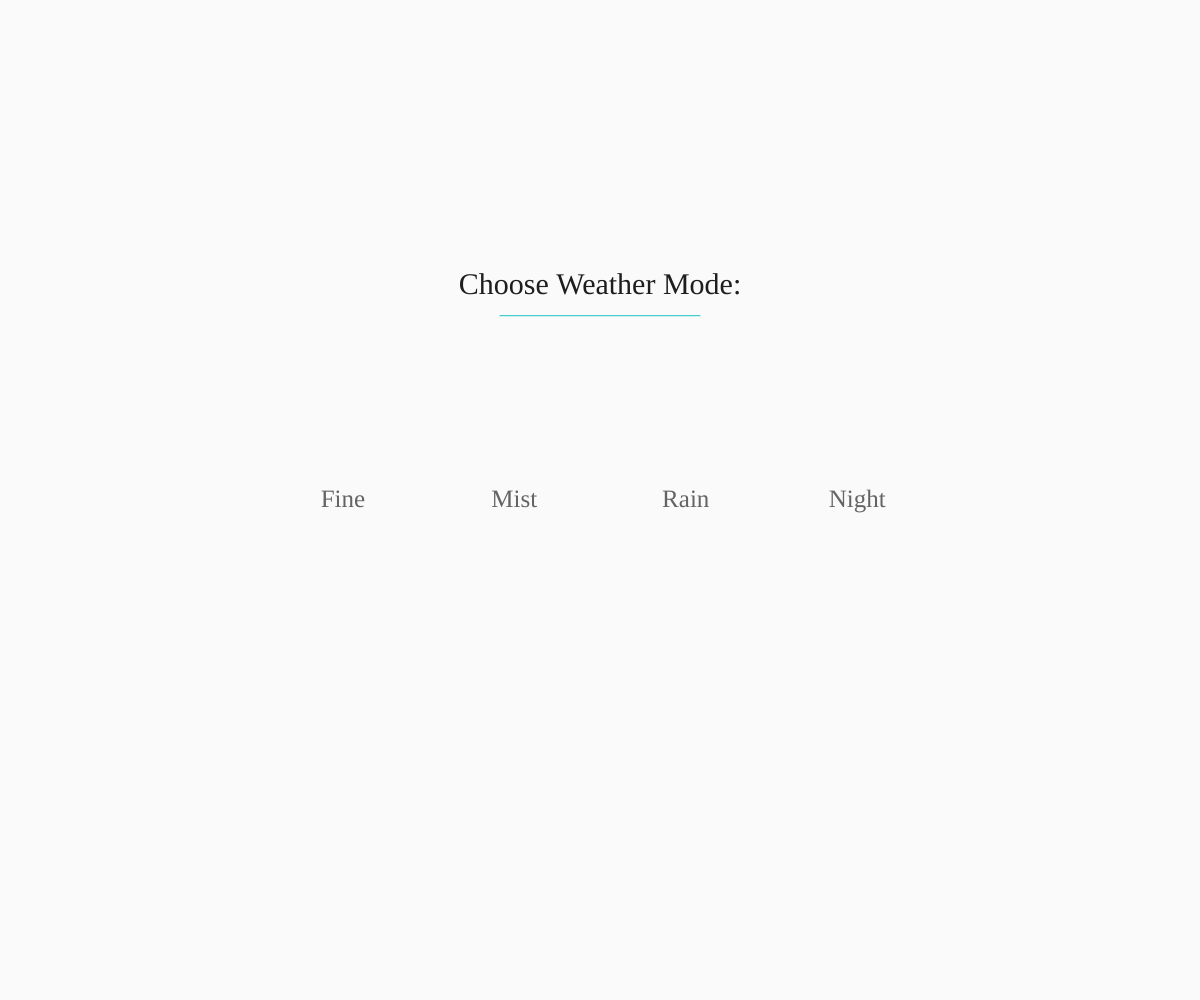
Frame 1 (no input)
Frame 60 (no input): identical to frame 1, image omitted
Frame 120 (the mouse pressed at the canvas centre since frame 60): identical to frame 1, image omitted

The p5.js sketch that drew this single still picture (run headless with seeded random() and noise() and a simulated clock; from frame 60 on, the mouse is pressed at the canvas centre):

// p5.js sketch
// ── sketch.js

let terrain;
let tiles;
let w;
let h;
let nx;
let ny;

let zoom;
let maxAlt;

let camN;
let view;
let views;
let cameras;

let birdsEye;

let land;
let landPoint;

let weather;
let weatherPicker;
let weatherHover;

function setup() {
	textAlign(CENTER,CENTER);
	textFont('Futura');
  W = window.innerWidth;
  H = window.innerHeight;
  canvas = createCanvas(W, H);
  
  weatherPicker = true;
  weatherHover = false;
  
  w = 10;
  h = w*sqrt(3)/2;
  
  nx = ceil(W/w);
  ny = ceil(H/h);

  zoom = random(0.0030,0.0090);// 0.006;
  maxAlt = 300*0.0060/zoom;
  
  
  
  camN = 0;
  views = ['BirdsEye','Cameras'];
  view = 0;
  
  
  terrain = buildTerrain();
 
//   print(terrain);
  tiles = buildTiles();
  
  createGraphicBirdsEye();
	sceneToDraw();
	cursorTarget();
}

function magnitude(v){
	return sqrt(v.x*v.x + v.y*v.y + v.z*v.z);
}

function unit(v){
	let m = magnitude(v);
	return {x:v.x/m, y:v.y/m, z: v.z/m};
}

function defineCameras(){
	
	// In my demo example, we never move to the right.
	// Therefore we can let right from cameras point of view (cameras[i].r) to remain {1,0,0}
	// So we can then simply cross product r and D to find up from cameras' POV. (see below)
	
	cameras = [
	  	{
		  P: {x:land.x,y:land.y-9*H/10,z:land.alt+600},
		  D: unit({x:0, y:1, z:-3}),
		  S: 800,
		  r: {x:1, y:0, z:0},
		  u: {x:0, y:0 , z:0},
		  imgPOV: createGraphics(W,H)
		},
		{
		  P: {x:land.x,y:land.y-5.5*H/10,z:land.alt+550},
		  D: unit({x:0, y:1, z:-7}),
		  S: 800,
		  r: {x:1, y:0, z:0},
		  u: {x:0, y:0 , z:0},
		  imgPOV: createGraphics(W,H)
		},
		{
		  P: {x:land.x,y:land.y-3.5*H/10,z:land.alt+420},
		  D: unit({x:0, y:1, z:-10}),
		  S: 800,
		  r: {x:1, y:0, z:0},
		  u: {x:0, y:0 , z:0},
		  imgPOV: createGraphics(W,H)
		},
		{
		  P: {x:land.x,y:land.y-2*H/10,z:land.alt+280},
		  D: unit({x:0, y:1, z:-23}),
		  S: 800,
		  r: {x:1, y:0, z:0},
		  u: {x:0, y:0 , z:0},
		  imgPOV: createGraphics(W,H)
		},
		{
		  P: {x:land.x,y:land.y-2.5*H/20,z:land.alt+190},
		  D: unit({x:0, y:1, z:-30}),
		  S: 800,
		  r: {x:1, y:0, z:0},
		  u: {x:0, y:0 , z:0},
		  imgPOV: createGraphics(W,H)
		},
		{
		  P: {x:W/2,y:0,z:maxAlt},
		  D: unit({x:0, y:1, z:-1}),
		  S: 800,
		  r: {x:1, y:0, z:0},
		  u: {x:0, y:0 , z:0},
		  imgPOV: createGraphics(W,H)
		}
	];
	for (var i=0; i<cameras.length; i+=1){
		cameras[i].u = crossProduct3(cameras[i].D,cameras[i].r);
	}
	
	calcTileColourGradient();//createGraphicsCamerasPOV
	buildTerrainCamerasView();
	for (var i=0; i<cameras.length; i+=1){
		createGraphicsCamerasPOV(i);
	}
	
	landPoint = [];
	for (var cn=0; cn<cameras.length; cn+=1){
		landPoint.push(map3To2(cameras[cn],{x:land.x,y:land.y,z:land.alt}));	
	}
}

function defineTileColours(A){
	let randomness = random(-4,4);
	if (A < 0.35*maxAlt){
		return [color(134+randomness, 201+randomness, 227+randomness),0.34*maxAlt]; // Water
	} else if (A < 0.37*maxAlt){
		return [color(237+randomness, 223+randomness, 133+randomness),0.36*maxAlt]; // Sand
	} else if (A < 0.40*maxAlt){
		return [color(123+randomness, 204+randomness, 120+randomness),false]; // Light Grass
	} else if (A < 0.50*maxAlt){
// 		if (random(0,1)>0.005){
			return [color(115+randomness, 194+randomness, 112+randomness),false]; // Grass
/*
		} else {
			return [color(150+randomness, 145+randomness, 137+randomness),false]; // Stone
		}
*/
	} else if (A < 0.56*maxAlt){
		return [color(115+randomness, 179+randomness, 112+randomness),false]; // Medium Grass
	} else if (A < 0.60*maxAlt){
		return [color(101+randomness, 150+randomness, 99+randomness),false]; // Dark Grass
	} else if (A < 0.63*maxAlt){
		return [color(128+randomness, 120+randomness, 91+randomness),false]; // Soil
	} else if (A < 0.68*maxAlt){
		return [color(94+randomness, 92+randomness, 82+randomness),false]; // Mud
	} else if (A < 0.70*maxAlt){
		return [color(88+randomness, 82+randomness, 94+randomness),false]; // Heather
	} else if (A < 0.72*maxAlt){
		return [color(74+randomness, 77+randomness, 74+randomness),false]; // Rock
	} else if (A < 0.75*maxAlt){
		return [color(168+randomness, 178+randomness, 181+randomness),false]; // Glacier
	} else {
		return [color(213+randomness, 226+randomness, 232+randomness),false]; // Snow
	}
}

function createGraphicBirdsEye(){
	birdsEye = createGraphics(W,H);
	for (var i=0; i<tiles.length; i+=1){
		tiles[i].drawBirdsEye();
	}
}

class Tile {
	constructor(P1,P2,P3,edge){
		this.ps = [P1,P2,P3];
		this.edge = edge;
		
		this.avgY = (P1.y + P2.y + P3.y)/3;
		this.avgAlt = (P1.alt + P2.alt + P3.alt)/3;
		let tileColOutput = defineTileColours(this.avgAlt);
		if (tileColOutput[1]){
			for (var count=0; count<3; count+=1){
				this.ps[count].alt = tileColOutput[1]+random(-0.01,0.01)*maxAlt;
				terrain[this.ps[count].id.y][this.ps[count].id.x].alt = this.ps[count].alt;
			}	
		}
		this.maxAltDiff = max([abs(this.ps[0].alt-this.ps[1].alt),abs(this.ps[0].alt-this.ps[2].alt),abs(this.ps[1].alt-this.ps[2].alt)]);
		if (this.avgAlt>0.60*maxAlt && this.maxAltDiff>0.05*maxAlt){
// 			this.col = lerpColor(tileColOutput[0],color(77, 75, 71),random(0.4,0.8));
			this.col = lerpColor(tileColOutput[0],color(105, 104, 100),random(0.4,0.8));
// 			this.col = lerpColor(tileColOutput[0],color(255, 170, 0),random(0.4,0.8));
		} else {
			this.col = tileColOutput[0];
		}
		this.colGradient = [];// lerpColor(this.col,color(199, 235, 237),0.3*this.ps[0].y/H);
	}
	
	drawBirdsEye(){
		birdsEye.fill(this.col);
		birdsEye.strokeWeight(1);
		birdsEye.stroke(this.col);
		birdsEye.triangle(this.ps[0].x,H-this.ps[0].y,this.ps[1].x,H-this.ps[1].y,this.ps[2].x,H-this.ps[2].y);
	}
	
	drawCameras(cn){
		cameras[cn].imgPOV.fill(this.colGradient[cn]);
		cameras[cn].imgPOV.strokeWeight(1);
// 		stroke(100,100,100,10);
		cameras[cn].imgPOV.stroke(this.colGradient[cn]);
		cameras[cn].imgPOV.triangle(this.ps[0].Cs[cn].x+W/2,this.ps[0].Cs[cn].y+H,this.ps[1].Cs[cn].x+W/2,this.ps[1].Cs[cn].y+H,this.ps[2].Cs[cn].x+W/2,this.ps[2].Cs[cn].y+H);
	}
	
	drawCamerasEdgeTiles(cn){
		if (this.edge.length){
			cameras[cn].imgPOV.line(this.ps[this.edge[0]].Cs[cn].x+W/2,this.ps[this.edge[0]].Cs[cn].y+H,this.ps[this.edge[1]].Cs[cn].x+W/2,this.ps[this.edge[1]].Cs[cn].y+H);
		}
	}
}

function buildTerrain(){
	let t = [];
	let X;
	let Y;
	let Alt;
	for (var i=0; i<ny; i+=1){
		t.push([]);
		for (var j=0; j<nx - i%2; j+=1){
			X = w*(j + (i%2)/2);
			Y = h*i;
			Alt = maxAlt*noise(X*zoom,Y*zoom);
			t[i].push({id:{y:i, x:j}, x:X, y:Y, alt:Alt, Cs:[]});
		}
	}
	return t;
}

function buildTerrainCamerasView(){
	for (var i=0; i<terrain.length; i+=1){
		for (var j=0; j<terrain[i].length; j+=1){
			terrain[i][j].Cs = [];
			for (var cn=0; cn<cameras.length; cn+=1){
// 				print({x:terrain[i][j].x,y:terrain[i][j].y,z:terrain[i][j].alt})
				terrain[i][j].Cs.push(map3To2(cameras[cn],{x:terrain[i][j].x,y:terrain[i][j].y,z:terrain[i][j].alt}));
			}
		}
	}
}

function buildTiles(){
	let t = [];
	let es;
	for (var i=0; i<ny-1; i+=1){
		for (var j=0; j<nx-1; j+=1){
			if (i==0 /* || (i==ny-2 && (ny-1)%2) */){
				es = [0,1];	
			}/*
			else if (i==ny-2 && (ny-2)%2) {
				es = [1,2];
			} 
			*/else {
				es = [];
			}
			if (!(i%2)){
				t.push(new Tile(terrain[i][j],terrain[i][j+1],terrain[i+1][j],es));
				if (terrain[i+1][j+1]){
					t.push(new Tile(terrain[i+1][j],terrain[i][j+1],terrain[i+1][j+1],[]));
				}
			} else {
				t.push(new Tile(terrain[i][j],terrain[i+1][j],terrain[i+1][j+1],es));
				if (terrain[i][j+1]){
					t.push(new Tile(terrain[i][j],terrain[i+1][j+1],terrain[i][j+1],[]));
				}
			}
		}
	}
	return t;
}

function drawTerrain(){
	strokeWeight(5);
	stroke(0);
	for (var i=0; i<terrain.length; i+=1){
		for (var j=0; j<terrain[i].length; j+=1){
			point(terrain[i][j].x,terrain[i][j].y);
		}
	}
}

function drawTilesBirdsEye(){
	image(birdsEye,0,0);
}
function drawCamerasPOV(){
	image(cameras[camN].imgPOV,-W/2,-H);
}

function createGraphicsCamerasPOV(cn){
	for (var i=tiles.length-1; i>0; i-=1){
		tiles[i].drawCameras(cn);
	}
	cameras[cn].imgPOV.stroke(91, 122, 81);
	cameras[cn].imgPOV.strokeWeight(2);
	for (var i=tiles.length-1; i>0; i-=1){
		tiles[i].drawCamerasEdgeTiles(cn);
	}
}

function calcTileColourGradient(){
	for (var i=tiles.length-1; i>0; i-=1){
		tiles[i].colGradient = [];
		for (var cn=0; cn<cameras.length; cn+=1){//101, 142, 148
			if (weather==='mist'){
				tiles[i].colGradient.push(lerpColor(tiles[i].col,color(199, 235, 237),1.3*atan((tiles[i].avgY-cameras[cn].P.y)/400)*2/PI));
			} else if (weather==='night'){
				tiles[i].colGradient.push(lerpColor(tiles[i].col,color(57, 67, 74),1.0*atan((tiles[i].avgY-cameras[cn].P.y)/400)*2/PI));
			} else if (weather==='fine'){
				tiles[i].colGradient.push(lerpColor(tiles[i].col,color(149, 204, 230),0.5*atan((tiles[i].avgY-cameras[cn].P.y)/2000)*2/PI));
			} else if (weather==='rain'){
				tiles[i].colGradient.push(lerpColor(tiles[i].col,color(101, 142, 148),1.5*atan((tiles[i].avgY-cameras[cn].P.y)/600)*2/PI));
			}
		}
	}
}

function drawBirdsEyeMap(){
	push();
	background(240);
	drawTilesBirdsEye();
	pop();
}

function drawCamerasMap(cn){
	if (weather==='mist'){
		background(199, 235, 237);
	} else if (weather==='night'){
		background(57, 67, 74);
		for (var i=0; i<600; i+=1){
			let D = random(0,1);
			strokeWeight(3*D*D+1);
			stroke(255-20*D, 255-20*D, 242-20*D,200-D*50);
			point(random(0,W),random(0,H));
		}
	} else if (weather==='fine'){
		background(149, 204, 230);
	} else if (weather==='rain'){
		background(101, 142, 148);
	}
	
	push();
	translate(W/2,H);
	drawCamerasPOV(cn);
	strokeWeight(3000/(land.y-cameras[cn].P.y));
	stroke(0,0,0,200);
	point(landPoint[cn].x,landPoint[cn].y);
// 	point(0,-H/2);
	if (weather==='rain'){
		print('yea')
		for (var i=0; i<600; i+=1){
			let D = random(0,1);
			let X = random(-W/2,W/2);
			let Y = random(-H,0);
			strokeWeight(3*D*D+1);
			stroke(88-20*D, 114-20*D, 117-20*D,200-D*150);
			line(X,Y,X+random(-2,7),Y+random(20,60));
		}
	}
	pop();
}

function cursorTarget(){
	noFill();
	strokeWeight(4);
	stroke(255);
	ellipse(mouseX,mouseY,40,40);
	line(mouseX-25,mouseY,mouseX-10,mouseY);
	line(mouseX+25,mouseY,mouseX+10,mouseY);
	line(mouseX,mouseY-25,mouseX,mouseY-10);
	line(mouseX,mouseY+25,mouseX,mouseY+10);
	strokeWeight(6);
	point(mouseX,mouseY);
	stroke(0);
	strokeWeight(2);
	ellipse(mouseX,mouseY,40,40);
	line(mouseX-25,mouseY,mouseX-10,mouseY);
	line(mouseX+25,mouseY,mouseX+10,mouseY);
	line(mouseX,mouseY-25,mouseX,mouseY-10);
	line(mouseX,mouseY+25,mouseX,mouseY+10);
	strokeWeight(4);
	point(mouseX,mouseY);
/*
	
	strokeWeight(8);
	stroke(0);
	point(mouseX,mouseY+2.5*H/10);
	point(mouseX,mouseY+2*H/10);
	point(mouseX,mouseY+3.5*H/10);
	point(mouseX,mouseY+5*H/10);
	point(mouseX,mouseY+7*H/10);
	
	strokeWeight(4);
	stroke(255);
	point(mouseX,mouseY+2.5*H/10);
	point(mouseX,mouseY+2*H/10);
	point(mouseX,mouseY+3.5*H/10);
	point(mouseX,mouseY+5*H/10);
	point(mouseX,mouseY+7*H/10);
*/
}

function draw(){
	if (weatherPicker){
		background(250);
		textSize(30);
		fill(30);
		noStroke();
		text('Choose Weather Mode:',W/2,2*H/7);
		fill(100);
		textSize(25);
		text('Fine',2*W/7,1*H/2);
		text('Mist',3*W/7,1*H/2);
		text('Rain',4*W/7,1*H/2);
		text('Night',5*W/7,1*H/2);
		stroke(23, 194, 194);
		strokeWeight(1);
		line(W/2-100,2*H/7+30,W/2+100,2*H/7+30);
		cursor('pointer');
		if (mouseX>2*W/7-30&&mouseX<2*W/7+30&&mouseY>H/2-20&&mouseY<H/2+20){
			weatherHover='fine';
			line(2*W/7-30,H/2+20,2*W/7+30,H/2+20);
		} else if (mouseX>3*W/7-30&&mouseX<3*W/7+30&&mouseY>H/2-20&&mouseY<H/2+20){
			weatherHover='mist';
			line(3*W/7-30,H/2+20,3*W/7+30,H/2+20);
		} else if (mouseX>4*W/7-30&&mouseX<4*W/7+30&&mouseY>H/2-20&&mouseY<H/2+20){
			weatherHover='rain';
			line(4*W/7-30,H/2+20,4*W/7+30,H/2+20);
		} else if (mouseX>5*W/7-30&&mouseX<5*W/7+30&&mouseY>H/2-20&&mouseY<H/2+20){
			weatherHover='night';
			line(5*W/7-30,H/2+20,5*W/7+30,H/2+20);
		} else {
			cursor('default');
			weatherHover = false;
		}
	} else {
		cursor('pointer');
		if (views[view]==='BirdsEye'){
			cursor('none');
			drawBirdsEyeMap();
			cursorTarget();
	  	}
	}
	if (mouseIsPressed&&!view&&!weatherPicker){
		background(30);
		textSize(25);
		fill(200);
		noStroke();
		text('Please Wait\n\nLoading...',W/2,H/2);
	}
}

function sceneToDraw(){
	if (views[view]==='BirdsEye'){
		drawBirdsEyeMap();
  	} else if (views[view]==='Cameras') {
  		drawCamerasMap(camN);
  	}
}

function mouseClicked(){
	if (weatherPicker){
		if (weatherHover){
			weatherPicker = false;
			weather = weatherHover;
		}
	} else {
// 		background(255);
		if (!view){
			
			land = {x:mouseX,y:H-mouseY,alt:terrain[floor((H-mouseY)/h)][floor(mouseX/w)].alt};
			defineCameras();
			view += 1;
			view = view%2;
			
		} else {
			camN += 1;
			if (camN == cameras.length){
				view = 0;
				camN = 0;
			}
		}
		sceneToDraw();
	}
}


window.onresize = function() {
  resizeCanvas(windowWidth, windowHeight);
  W = windowWidth;
  H = windowHeight
};


// ── linear_algebra.js

//  This function maps a 3D vector onto a 2D plane (ie: your screen)
function map3To2(C,V){
    var scalars = matrixVectorProduct(invMatrix(new Matrix3(V.x-C.P.x,-C.r.x,-C.u.x,V.y-C.P.y,-C.r.y,-C.u.y,V.z-C.P.z,-C.r.z,-C.u.z)),multScalarVector(C.S,C.D));
//     print(scalars)
    // scalars.x: if this is negative, then the object is behind the camera, so it shouldn't be drawn on the screen
	if (scalars.x>0){
		// scalars.y: the x-coordinate of the 2D point on the screen
		// scalars.z: the y-coordinate of the 2D point on the screen
		// C.zoom is the zoom factor determined by the camera, which scales everything up as C.zoom increases from 1
		// sizeMult the size (in 3D) of the point that's being mapped. 
	    // This is scaled according to its distance from the camera and the zoom factor to find the equivalent size of the 2D point
		return new Vector2(scalars.y,scalars.z);
	} else {
		return 0;
	}
}


/*  -----     linear_algebra.js     -----  */

// This file contains all the classes and functions that I have written describing manipulations of vectors and matrices in three dimensions. I use this essential linear algebra throughout the project, but is most prominent in the three following files: reflection.js, camera.js and scene_elements.js.


class Vector3 {
	// 3D Vector - (x, y, z) coordinates  --  These are used to describe points in the three dimensional scene
	constructor (x,y,z) {
		this.x = x;
	    this.y = y;
		this.z = z;
    }
    
/*
    printVector3(){
	    // Used for debugging
	    print(this.x);
	    print(this.y);
	    print(this.z);
	    print('\n');
	}
*/
		
	magn(){
		// this.magn() returns the magnitude of the vector
		return sqrt(this.x*this.x + this.y*this.y + this.z*this.z);
	}
	
	unit(){
		// this.unit() returns a new vector of the same direction but lies on the unit sphere
		var magn = this.magn();
		if (magn){
			return new Vector3(this.x/magn,this.y/magn,this.z/magn);
		} else {
			return new Vector3(0,0,0);
		}
	}

}
 
class Vector2 {
	// 2D Vector - (x, y) coordinates  --  These are used to describe the projection of a 3D point onto your 2D screen
	constructor(x,y) {
		// Check the point lies close to the screen (allow for some off the screen, eg: if this is one vertex of a face)
		this.x = x;
		this.y = y;
	}
	
	plotVector2 (){
		// Plotting the 2D Vector
	    point(this.x,this.y);
	}
}

class Matrix3{
	// 3x3 Matrix used for describing linear transformations of space, primarily used for rotation
	constructor(a,b,c,d,e,f,g,h,i){
	    this.a = a;
	    this.b = b;
	    this.c = c;
	    this.d = d;
	    this.e = e;
	    this.f = f;
	    this.g = g;
	    this.h = h;
	    this.i = i;
    }
/*
    printMatrix3 (){
	    // Used for debugging
	    print((this.a)+'  '+(this.b)+'  '+(this.c));
	    print((this.d)+'  '+(this.e)+'  '+(this.f));
	    print((this.g)+'  '+(this.h)+'  '+(this.i));
	    print('\n');
	}
*/

}

class Matrix2 {
	// 2x2 Matrix used for describing linear transformations of the plane
	constructor(a,b,c,d){
	    this.a = a;
	    this.b = b;
	    this.c = c;
	    this.d = d;
    }
};

function multScalarVector(lambda,V){
	// Scalar Vector multiplication
	return new Vector3(lambda*V.x,lambda*V.y,lambda*V.z);
}

function addVector3(V1,V2){
	// Adding two vectors
	return new Vector3(V1.x+V2.x,V1.y+V2.y,V1.z+V2.z);
}

function subVector3(V1,V2){
	// Subtracting two vectors
	return new Vector3(V1.x-V2.x,V1.y-V2.y,V1.z-V2.z);
}

function matrixVectorProduct(M,V){
	// Matrix Vector Multiplication
    return new Vector3(
        M.a*V.x + M.b*V.y + M.c*V.z,
        M.d*V.x + M.e*V.y + M.f*V.z,
        M.g*V.x + M.h*V.y + M.i*V.z);
}

function detMatrix2 (M){
	// The determinant of a 2x2 matrix
    return M.a*M.d - M.b*M.c;
}

function detMatrix3(M){
	// The determinant of a 3x3 matrix
    var cofactorA = new Matrix2(M.e,M.f,M.h,M.i);
    var cofactorB = new Matrix2(M.d,M.f,M.g,M.i);
    var cofactorC = new Matrix2(M.d,M.e,M.g,M.h);
    return M.a*detMatrix2(cofactorA) - M.b*detMatrix2(cofactorB) + M.c*detMatrix2(cofactorC);
}

function invMatrix(M){
	// The inverse of a 3x3 matrix, used in reflection.js

    return new Matrix3(
        1/detMatrix3(M) * detMatrix2(new Matrix2(M.e,M.f,M.h,M.i)),   // Cofactor A
        1/detMatrix3(M) * -detMatrix2(new Matrix2(M.b,M.c,M.h,M.i)),  // Cofactor D
        1/detMatrix3(M) * detMatrix2(new Matrix2(M.b,M.c,M.e,M.f)),   // Cofactor G
        1/detMatrix3(M) * -detMatrix2(new Matrix2(M.d,M.f,M.g,M.i)),  // Cofactor B
        1/detMatrix3(M) * detMatrix2(new Matrix2(M.a,M.c,M.g,M.i)),   // Cofactor E
        1/detMatrix3(M) * -detMatrix2(new Matrix2(M.a,M.c,M.d,M.f)),  // Cofactor H
        1/detMatrix3(M) * detMatrix2(new Matrix2(M.d,M.e,M.g,M.h)),   // Cofactor C
        1/detMatrix3(M) * -detMatrix2(new Matrix2(M.a,M.g,M.b,M.h)),  // Cofactor F
        1/detMatrix3(M) * detMatrix2(new Matrix2(M.a,M.b,M.d,M.e)));  // Cofactor I
}

function crossProduct3(V1,V2){
	// Cross Product of two 3x1 vectors
    return new Vector3(V1.y*V2.z-V1.z*V2.y,V1.z*V2.x-V1.x*V2.z,V1.x*V2.y-V1.y*V2.x);    
}
